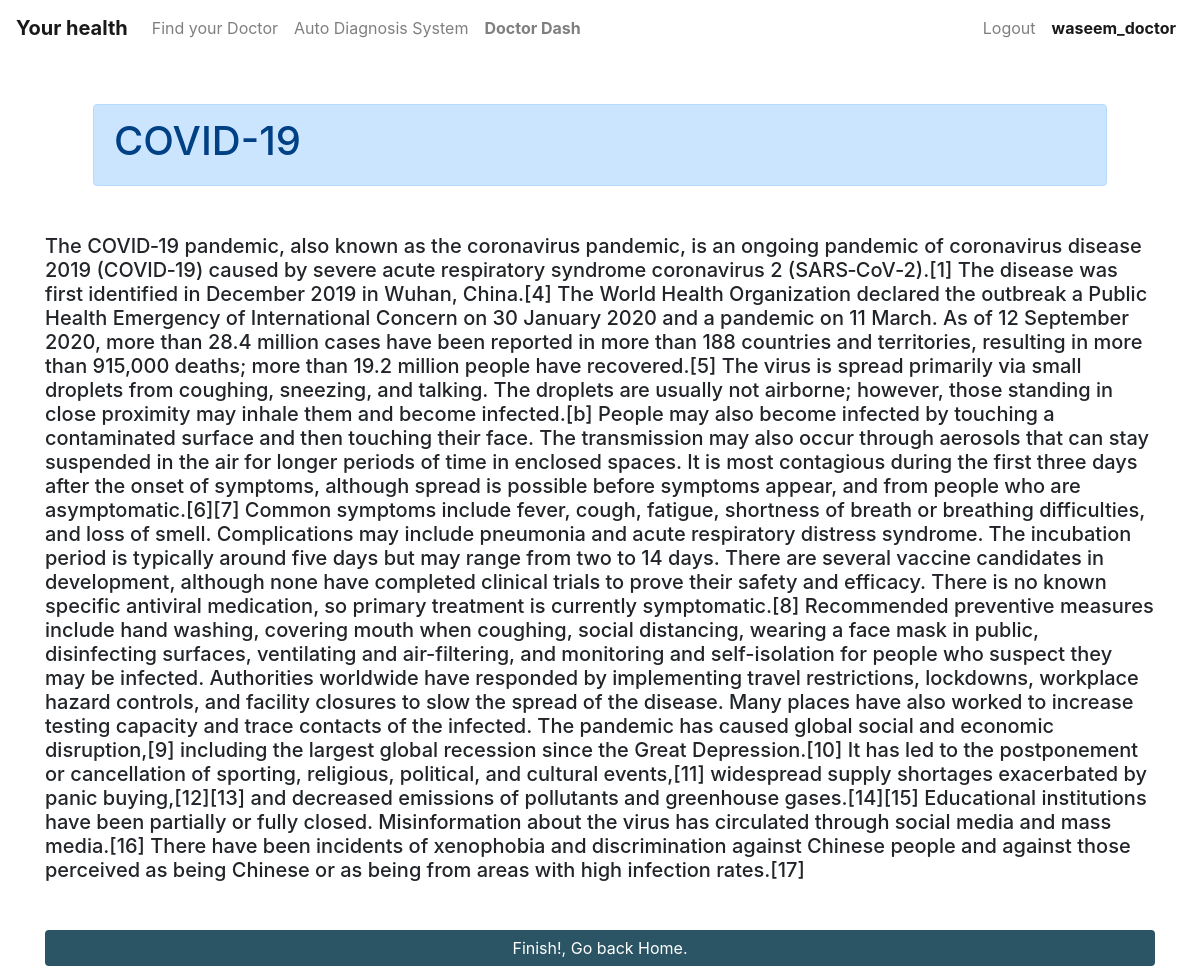
Screenshot of /auto-diagnosis/report/3/ (signed in) with the database file from the repository.
### autodiagnosis/models.py (models this page shows, shortened)
class Correlated_Report(models.Model):
    symptom = models.ForeignKey(to=Symptom, on_delete=models.CASCADE)
    report = models.ForeignKey(to=Report, on_delete=models.CASCADE)

class Report(models.Model):
    report_title = models.CharField(max_length=500, null=False)
    report_body = models.TextField(blank=False, null=False)

### autodiagnosis/views.py (the view)
# urls.py: path("report/<int:id>/", report_view),
def report_view(request, id):
    report = Correlated_Report.objects.get(id=id)
    context = {}
    if report:
        context["report"] = report
    else:
        return HttpResponse("Error 404!!, please go back to home page.")
    return render(request, "auto_diagnosis/report.html", context=context)

### templates/auto_diagnosis/report.html (shortened to what this page needs)
{% extends 'base.html' %}
{% block content %}
<div class="container">
    <div class="alert alert-primary m-5">
        <h1>{{report.report.report_title}}</h1>
    </div>
    <h5> {{report.report.report_body}}</h5>
    <a href="/" class="btn btn-success btn-block mt-5 mb-5">Finish!, Go back Home.</a>
</div>
{% endblock content %}

### templates/main/components/navbar.html (shortened to what this page needs)
<nav class="navbar navbar-expand-lg navbar-light bg-light">
  <a class="navbar-brand" href="/0">
    <b>Your health</b>
  </a>
  <div class="collapse navbar-collapse" id="navbarSupportedContent">
    <ul class="navbar-nav mr-auto">
      <li class="nav-item">
        <a class="nav-link" href="/doctors-list">Find your Doctor</a>
      </li>
      <li class="nav-item">
        <a class="nav-link" href="/auto-diagnosis/auto-diagnosis-system/">Auto Diagnosis System</a>
      </li>
      {% if user.is_authenticated and user.groups.all.0.name == 'doctor'%}
      <li class="nav-item">
        <a class="nav-link" href="/doctor-dash/1"> <strong> Doctor Dash</strong></a>
      </li>
      {% elif user.is_authenticated and user.groups.all.0.name == 'patient' %}
      <li class="nav-item">
        <a class="nav-link" href="/patient-dash"> <strong> Patient Dash</strong></a>
      </li>
      {% endif %}
    </ul>
    <ul class="navbar-nav mr-0">
      {% if not request.user.is_authenticated %}
      <li class="nav-item">
        <a class="nav-link" href="/login">Login</a>
      </li>
      {% else %}
      <li class="nav-item">
        <a class="nav-link" href="/logout">Logout</a>
      </li>
      {% endif %}
      {% if user.is_authenticated %}
      <li class="nav-item active">
        <a class="nav-link" href="#"> <b> {{request.user}}</b><span class="sr-only">(current)</span></a>
      </li>
      {% endif %}
    </ul>
  </div>
</nav>

### static/css/style.css (style rules this page uses)
html, body { height: 100%; width: 100%; left: 0; top: 0; bottom: 0; right: 0; margin: 0; }
.btn { background-color: #2B5464; border: none; }
.bg-light { background-color: white !important; }

### rows the page displays
Correlated_Report: report.report_title "COVID-19", report.report_body "The COVID‑19 pandemic, also known as the coronavirus pandemic, is an ongoing pandemic of coronavirus disease 2019 (COVID‑19) caused by severe acute respiratory syndrome coronavirus 2 (SARS‑CoV‑2).[1] The disease was first identified in December 2019 in Wuhan, China.[4] The World Health Organization declared the outbreak a Public Health Emergency of International Concern on 30 January 2020 and a pandemic on 11 March. As of 12 September 2020, more than 28.4 million cases have been reported in more than 188 countries and territories, resulting in more than 915,000 deaths; more than 19.2 million people have recovered.[5] The virus is spread primarily via small droplets from coughing, sneezing,…"

### other values shown
{{ request.user }} "waseem_doctor"
